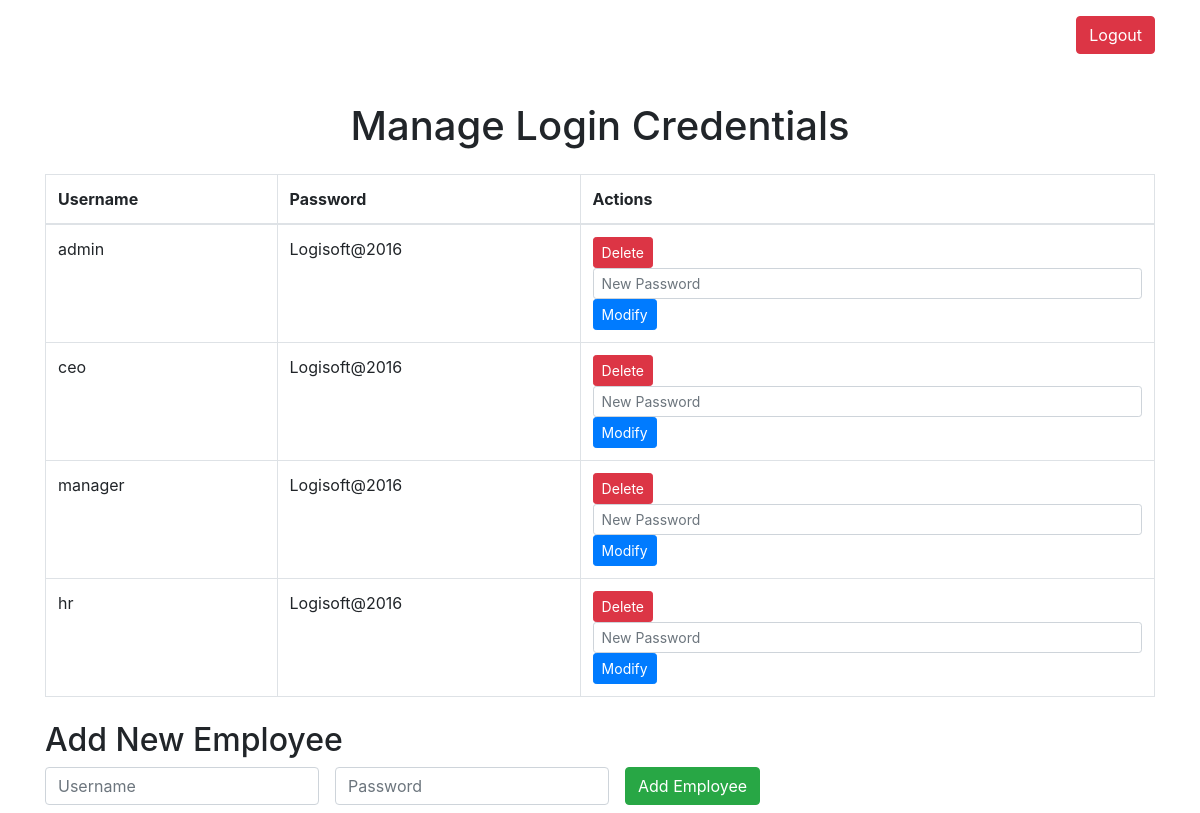
The page /manage_credentials on the database its author committed.
### tables this page shows
CREATE TABLE employees (
            id INTEGER PRIMARY KEY AUTOINCREMENT,
            username TEXT NOT NULL UNIQUE,
            password TEXT NOT NULL
        );

### app.py (the view)
@app.route('/manage_credentials', methods=['GET', 'POST'])
def manage_credentials():
    if request.method == 'POST':
        password = request.form.get('password')
        if password == 'Logisoft@2016':
            conn = get_db()
            cursor = conn.cursor()
            cursor.execute('SELECT * FROM employees')
            employees = cursor.fetchall()
            conn.close()
            return render_template('manage_credentials.html', employees=employees)
        else:
            flash('Invalid password. Please try again.', 'error')
            return redirect(url_for('index'))
    else:
        conn = get_db()
        cursor = conn.cursor()
        cursor.execute('SELECT * FROM employees')
        employees = cursor.fetchall()
        conn.close()
        return render_template('manage_credentials.html', employees=employees)

### app.py (called while the page is built)
def get_db():
    conn = sqlite3.connect(DATABASE,timeout=10)
    return conn

### templates/manage_credentials.html (shortened to what this page needs)
<!DOCTYPE html>
<html lang="en">
<head>
    <link href="https://stackpath.bootstrapcdn.com/bootstrap/4.5.2/css/bootstrap.min.css" rel="stylesheet">
</head>
<body>
    <div class="container mt-3 text-right">
        <a href="{{ url_for('logout') }}" class="btn btn-danger">Logout</a>
    </div>
    <div class="container mt-5">
        <h1 class="text-center mb-4">Manage Login Credentials</h1>
        <table class="table table-bordered">
            <thead>
                <tr>
                    <th>Username</th>
                    <th>Password</th>
                    <th>Actions</th>
                </tr>
            </thead>
            <tbody>
                {% for employee in employees %}
                <tr>
                    <td>{{ employee[1] }}</td>
                    <td>{{ employee[2] }}</td>
                    <td>
                        <form action="{{ url_for('update_credentials') }}" method="POST" style="display:inline;">
                            <button type="submit" class="btn btn-danger btn-sm">Delete</button>
                        </form>
                        <form action="{{ url_for('update_credentials') }}" method="POST" style="display:inline;">
                            <div class="form-group d-inline">
                                <input type="password" name="password" class="form-control form-control-sm" placeholder="New Password" required>
                            </div>
                            <button type="submit" class="btn btn-primary btn-sm">Modify</button>
                        </form>
                    </td>
                </tr>
                {% endfor %}
            </tbody>
        </table>
        <h2 class="mt-4">Add New Employee</h2>
        <form action="{{ url_for('add_employee') }}" method="post" class="form-inline">
            <div class="form-group mb-2">
                <input type="text" name="username" class="form-control" placeholder="Username" required>
            </div>
            <div class="form-group mx-sm-3 mb-2">
                <input type="password" name="password" class="form-control" placeholder="Password" required>
            </div>
            <button type="submit" class="btn btn-success mb-2">Add Employee</button>
        </form>
    </div>
</body>
</html>

### rows shown on the page
employees: username "admin", password "Logisoft@2016"
employees: username "ceo", password "Logisoft@2016"
employees: username "manager", password "Logisoft@2016"
employees: username "hr", password "Logisoft@2016"
